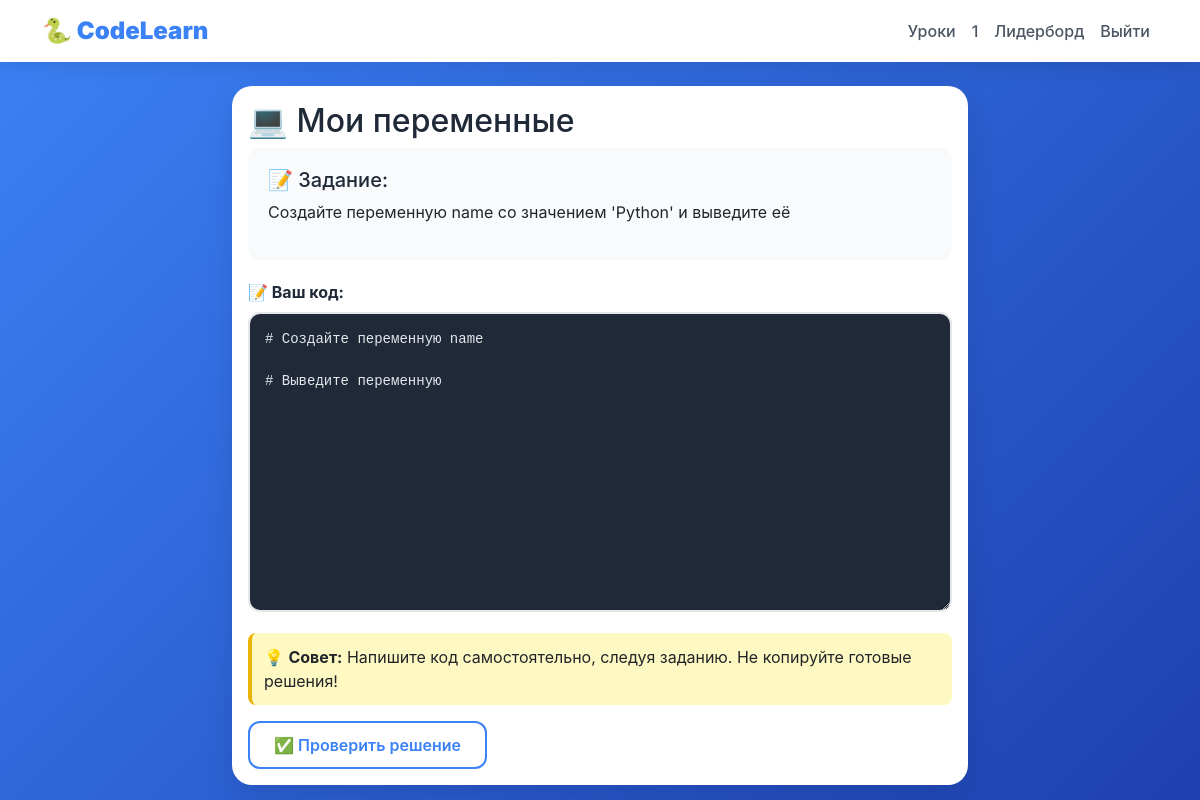
/task/2 (signed in), run on the app's committed database.
### data/users.py (models this page shows, shortened)
class User(SqlAlchemyBase, UserMixin, SerializerMixin):
    __tablename__ = 'users'
    id = sqlalchemy.Column(sqlalchemy.Integer, primary_key=True, autoincrement=True)
    name = sqlalchemy.Column(sqlalchemy.String, nullable=True)
    about = sqlalchemy.Column(sqlalchemy.String, nullable=True)
    email = sqlalchemy.Column(sqlalchemy.String, index=True, unique=True, nullable=True)
    hashed_password = sqlalchemy.Column(sqlalchemy.String, nullable=True)
    age = sqlalchemy.Column(sqlalchemy.Integer, default=12)
    created_date = sqlalchemy.Column(sqlalchemy.DateTime, default=datetime.datetime.now)
    progress = orm.relationship('UserProgress', back_populates='user', uselist=False)
    achievements = orm.relationship('UserAchievement', back_populates='user')
    quiz_answers = orm.relationship('UserQuizAnswer', back_populates='user')
    task_solutions = orm.relationship('TaskSolution', back_populates='user')

### data/task.py (models this page shows)
class Task(SqlAlchemyBase, SerializerMixin):
    __tablename__ = 'tasks'
    id = sqlalchemy.Column(sqlalchemy.Integer, primary_key=True, autoincrement=True)
    lesson_id = sqlalchemy.Column(sqlalchemy.Integer, sqlalchemy.ForeignKey('lessons.id'))
    title = sqlalchemy.Column(sqlalchemy.String, nullable=False)
    description = sqlalchemy.Column(sqlalchemy.Text)
    initial_code = sqlalchemy.Column(sqlalchemy.Text, default='')
    test_code = sqlalchemy.Column(sqlalchemy.Text)
    language = sqlalchemy.Column(sqlalchemy.String, default='python')
    lesson = orm.relationship('Lesson')
    solutions = orm.relationship('TaskSolution', back_populates='task')

### main.py (the view, shortened to what this page needs)
@app.route('/task/<int:task_id>', methods=['GET', 'POST'])
@login_required
def task(task_id):
    db_sess = get_db()
    task_obj = db_sess.get(Task, task_id)
    if not task_obj:
        abort(404)
    solved_record = db_sess.query(TaskSolution).filter(TaskSolution.task_id == task_id, TaskSolution.user_id == current_user.id).first()
    solved = solved_record is not None and solved_record.solved
    return render_template("task.html", task=task_obj, solved=solved)

### data/db_session.py (called while the page is built)
def create_session() -> Session:
    global __factory
    return __factory()

### main.py (called while the page is built)
@app.teardown_appcontext
def shutdown_session(exception=None):
    db_sess = getattr(g, '_db_session', None)
    if db_sess:
        db_sess.close()

def get_db():
    if not hasattr(g, '_db_session'):
        g._db_session = db_session.create_session()
    return g._db_session

@login_manager.user_loader
def load_user(user_id):
    db_sess = get_db()
    return db_sess.get(User, user_id)

### templates/task.html (shortened to what this page needs)
{% extends "base.html" %}
{% block content %}
<div class="row">
    <div class="col-lg-8 mx-auto">
        <div class="card">
            <div class="card-body">
                <h2 class="card-title">💻 {{ task.title }}</h2>
                <div class="task-description">
                    <h5>📝 Задание:</h5>
                    {% set lines = task.description.split('\n') %}
                    {% for line in lines %}
                        <p>{{ line }}</p>
                    {% endfor %}
                </div>
                {% if solved %}
                    <div class="alert alert-success text-center">
                        <h5>🎉 Отлично!</h5>
                        <p>Задание выполнено! +50 XP</p>
                        <div class="mt-3">
                            <a href="/lesson/{{ task.lesson_id }}/complete" class="btn btn-success">Завершить урок</a>
                            <a href="/lessons" class="btn btn-outline-primary">К списку уроков</a>
                        </div>
                    </div>
                {% else %}
                    <form method="POST">
                        <label class="form-label fw-bold">📝 Ваш код:</label>
                        <textarea name="code" class="code-editor" rows="12" placeholder='# Напишите свой код здесь
# Например:
# print("Привет, мир!")'>{{ task.initial_code }}</textarea>
                        <div class="hint">
                            💡 <strong>Совет:</strong> Напишите код самостоятельно, следуя заданию. Не копируйте готовые решения!
                        </div>
                        <button type="submit" class="btn btn-primary mt-3">✅ Проверить решение</button>
                    </form>
                {% endif %}
            </div>
        </div>
    </div>
</div>
{% endblock %}

### templates/base.html (shortened to what this page needs)
<!DOCTYPE html>
<html lang="ru">
<head>
    <link href="https://cdn.jsdelivr.net/npm/bootstrap@5.1.3/dist/css/bootstrap.min.css" rel="stylesheet">
</head>
<body>
    <div class="code-bg" id="codeBg"></div>
    <nav class="navbar navbar-expand-lg navbar-light">
        <div class="container">
            <a class="navbar-brand" href="/">
                <strong>🐍 CodeLearn</strong>
            </a>
            <div class="collapse navbar-collapse" id="navbarNav">
                <ul class="navbar-nav ms-auto">
                    {% if current_user.is_authenticated %}
                        <li class="nav-item">
                            <a class="nav-link" href="/lessons">Уроки</a>
                        </li>
                        <li class="nav-item">
                            <a class="nav-link" href="/profile">{{ current_user.name }}</a>
                        </li>
                        <li class="nav-item">
                            <a class="nav-link" href="/leaderboard">Лидерборд</a>
                        </li>
                        <li class="nav-item">
                            <a class="nav-link" href="/logout">Выйти</a>
                        </li>
                    {% endif %}
                </ul>
            </div>
        </div>
    </nav>
    <div class="container mt-4" style="position: relative; z-index: 10;">
        {% block content %}{% endblock %}
    </div>
</body>
</html>

### templates/base.html (style rules this page uses)
* { margin: 0; padding: 0; box-sizing: border-box; }
body { background: linear-gradient(135deg, #3b82f6 0%, #1e40af 100%); min-height: 100vh; font-family: 'Inter', -apple-system, BlinkMacSystemFont, sans-serif; position: relative; }
.code-bg { position: fixed; top: 0; left: 0; width: 100%; height: 100%; pointer-events: none; z-index: 0; overflow: hidden; font-family: 'Courier New', monospace; font-size: 14px; color: rgba(255, 255, 255, 0.2); }
.navbar { background: white !important; box-shadow: 0 4px 20px rgba(0,0,0,0.1); position: relative; z-index: 10; }
.navbar-brand { color: #3b82f6 !important; font-weight: bold; font-size: 1.5rem; }
.nav-link { color: #4b5563 !important; font-weight: 500; transition: color 0.3s ease; }
.card { background: white; border-radius: 20px; border: none; box-shadow: 0 10px 30px rgba(0,0,0,0.1); transition: transform 0.3s, box-shadow 0.3s; position: relative; z-index: 10; }
.btn-primary { background: white; border: 2px solid #3b82f6; color: #3b82f6; font-weight: 600; padding: 10px 24px; border-radius: 12px; transition: all 0.3s ease; }
.form-label { font-weight: 600; color: #1f2937; }
h1, h2, h3, h4, h5 { color: #1f2937; }
.card-title { color: #1f2937; }

### templates/task.html (style rules this page uses)
.code-editor { font-family: 'Courier New', monospace; background: #1f2937; color: #e5e7eb; padding: 15px; border-radius: 12px; border: 2px solid #e5e7eb; width: 100%; min-height: 300px; font-size: 14px; line-height: 1.5; resize: vertical; }
.task-description { background: #f8fafc; padding: 20px; border-radius: 12px; margin-bottom: 20px; }
.hint { background: #fef9c3; border-left: 4px solid #eab308; padding: 12px; border-radius: 8px; margin-top: 15px; }

### data on the page
User: name "1"
Task: title "Мои переменные", description "Создайте переменную name со значением 'Python' и выведите её", code "# Создайте переменную name # Выведите переменную"
